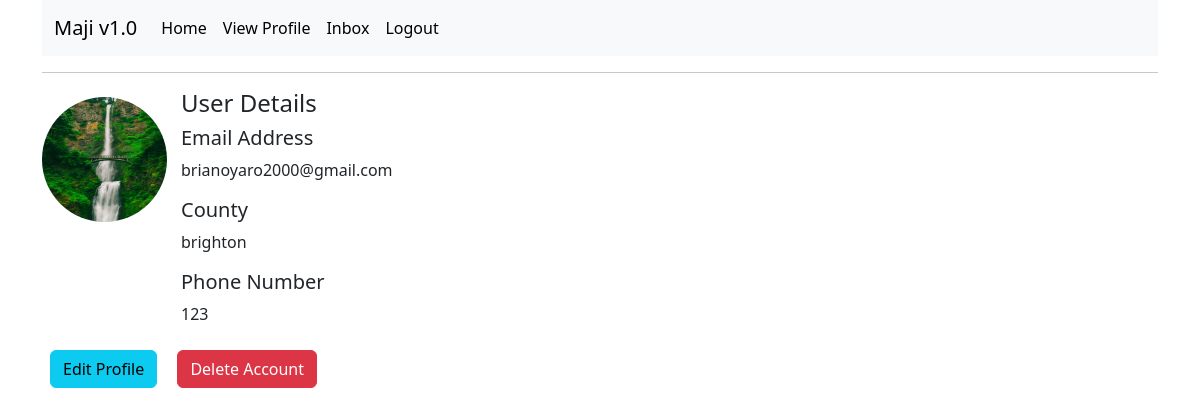
/user/profile (signed in), run on an earlier commit of the app's database.
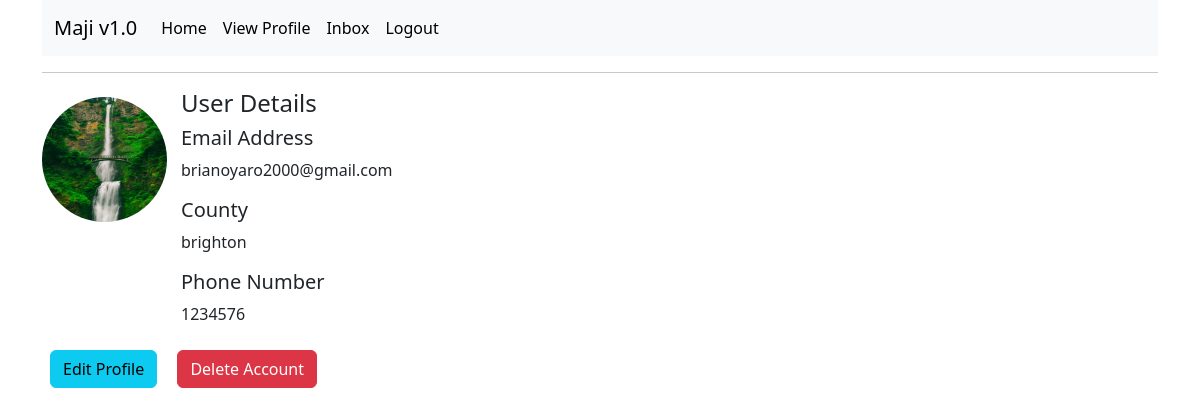
And on a later commit of the database.
### app/models.py (models this page shows, shortened)
class Users(UserMixin, db.Model):
    id = db.Column(db.Integer, primary_key=True)
    username = db.Column(db.String(50), index=True)
    email = db.Column(db.String(120), index=True, unique=True)
    county = db.Column(db.String(30))
    phone_number = db.Column(db.String(13))
    password_hash = db.Column(db.String(128))
    type = db.Column(db.String(10))
    profile_pic = db.Column(db.String(40), nullable=False, default="default.jpg")
    orderee = db.relationship("Order", foreign_keys='Order.buyer_name', backref='purchaser', lazy="dynamic")
    ordered_to = db.relationship("Order", foreign_keys='Order.seller_id', cascade="all, delete-orphan", backref='seller', lazy="dynamic")
    sender = db.relationship("Message", foreign_keys='Message.sender_id', cascade="all, delete-orphan", backref='sender', lazy='dynamic')
    receiver = db.relationship("Message", foreign_keys='Message.receiver_id', cascade="all, delete-orphan", backref='receiver', lazy='dynamic')

### app/main/routes.py (the view)
@bp.route('/user/profile', methods=['GET', 'POST'])
@login_required
def profile():
    if current_user.is_authenticated:
        image = url_for("static", filename='pictures/' + current_user.profile_pic)
        user = Users.query.filter_by(email=current_user.email).first()
        return render_template('profile.html',user=user, title='Profile Page', image=image)

### app/models.py (called while the page is built)
@login.user_loader
def Load_user(id):
    return Users.query.get(int(id))

### app/templates/profile.html (shortened to what this page needs)
{% extends 'base.html' %}
{% block content %}
	<div class="d-flex">
		<img class="rounded-circle mt-2" style="height: 125px; width: 125px" src="{{ image }}">
		<div display="block" style="margin: 0 14px">
			<h4>User Details</h4>
			<h5>Email Address</h5>
			<p>{{ user.email }} </p>
			<h5>County</h5>
			<p>{{ user.county }}</p>
			<h5>Phone Number</h5>
			<p>{{ user.phone_number }}</p>
		</div>
	</div>
	<a href="{{ url_for("main.edit_profile") }}" class="btn btn-info m-2">Edit Profile</a>
	<a href="#" class="btn btn-danger  m-2" data-bs-toggle="modal" data-bs-target="#exampleModal">Delete Account</a>
{% endblock %}

What changed in the data, as far as the page shows it:
changed Users "brianoyaro2000@gmail.com": phone_number "123" → "1234576"
